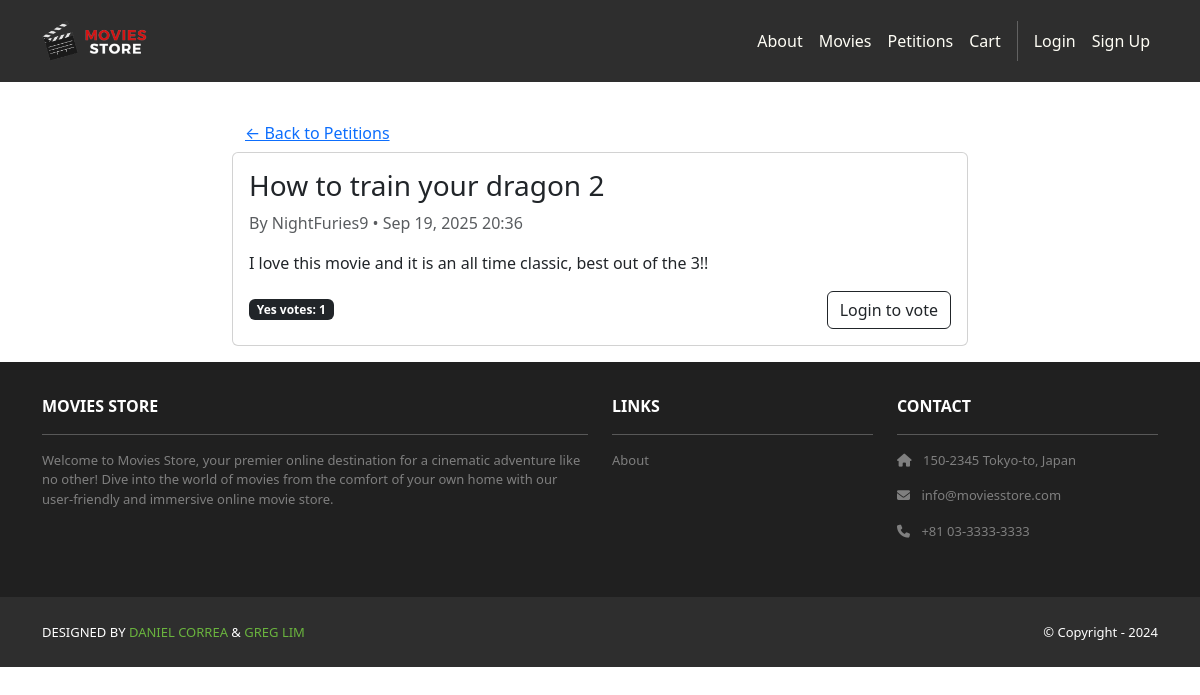
/petitions/2/, run on the app's committed database.
### petitions/models.py (models this page shows, shortened)
class Petition(models.Model):
    title = models.CharField(max_length=255)
    description = models.TextField(blank=True)
    created_by = models.ForeignKey(settings.AUTH_USER_MODEL, on_delete=models.CASCADE, related_name='petitions')
    created_at = models.DateTimeField(default=timezone.now)
    class Meta:
        ordering = ['-created_at']
    @property
    def yes_count(self) -> int:
        return self.votes.count()

### petitions/views.py (the view)
# urls.py: path("<int:id>/", views.detail, name="detail"),
def detail(request, id: int):
    petition = get_object_or_404(Petition, id=id)
    has_voted = request.user.is_authenticated and PetitionVote.objects.filter(petition=petition, user=request.user).exists()
    template_data = {
        "title": petition.title,
        "petition": petition,
        "has_voted": has_voted,
    }
    return render(request, "petitions/detail.html", {"template_data": template_data})

### petitions/templates/petitions/detail.html
{% extends 'base.html' %}
{% block content %}
<div class="p-3">
  <div class="container">
    <div class="row mt-3">
      <div class="col-lg-8 mx-auto">
        <a href="{% url 'petitions:index' %}" class="btn btn-link">← Back to Petitions</a>
        <div class="card p-3">
          <h3>{{ template_data.petition.title }}</h3>
          <p class="text-muted">By {{ template_data.petition.created_by.username }} • {{ template_data.petition.created_at|date:"M d, Y H:i" }}</p>
          <p>{{ template_data.petition.description|default:"No description." }}</p>
          <div class="d-flex justify-content-between align-items-center">
            <span class="badge text-bg-dark">Yes votes: {{ template_data.petition.yes_count }}</span>
            {% if user.is_authenticated %}
              {% if template_data.has_voted %}
                <button class="btn btn-success" disabled>Voted ✓</button>
              {% else %}
                <form method="post" action="{% url 'petitions:vote' id=template_data.petition.id %}">
                  {% csrf_token %}
                  <button type="submit" class="btn bg-dark text-white">Vote Yes</button>
                </form>
              {% endif %}
            {% else %}
              <a class="btn btn-outline-dark" href="{% url 'accounts.login' %}">Login to vote</a>
            {% endif %}
          </div>
        </div>
      </div>
    </div>
  </div>
</div>
{% endblock content %}

### data on the page
Petition: petition "How to train your dragon 2", petition.created_by.username "NightFuries9", petition.created_at "Sep 19, 2025 20:36", petition.description "I love this movie and it is an all time classic, best out of the 3!!", petition.yes_count "1"
